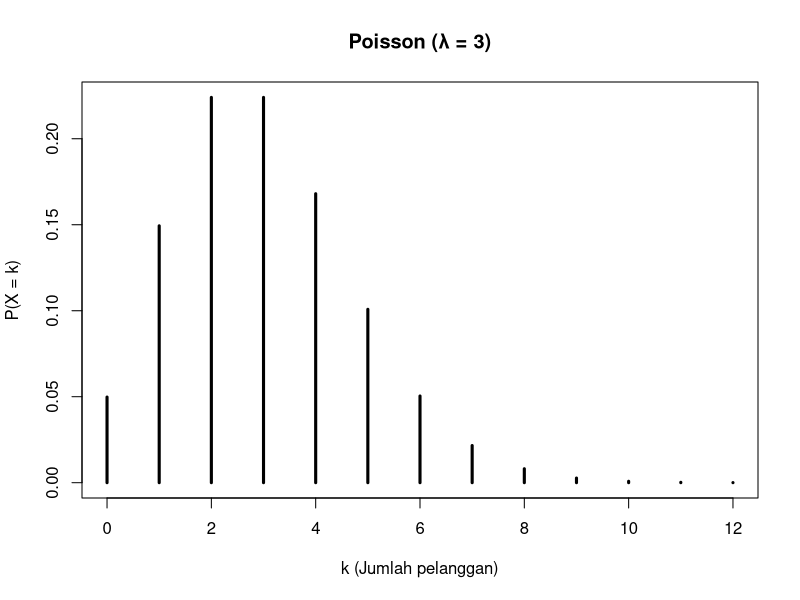
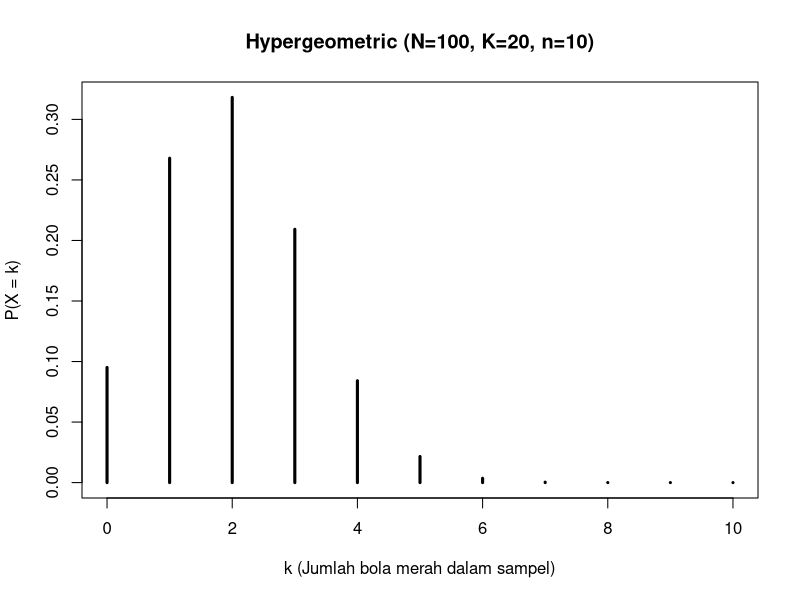
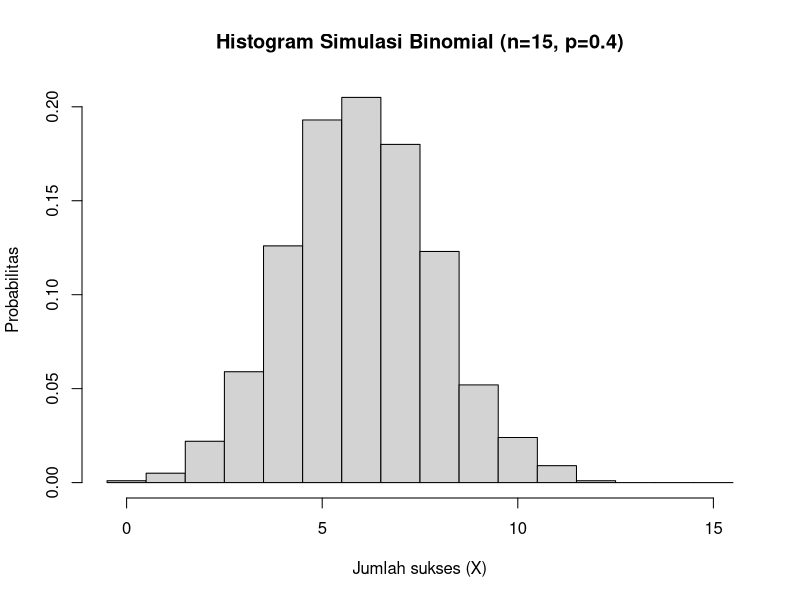
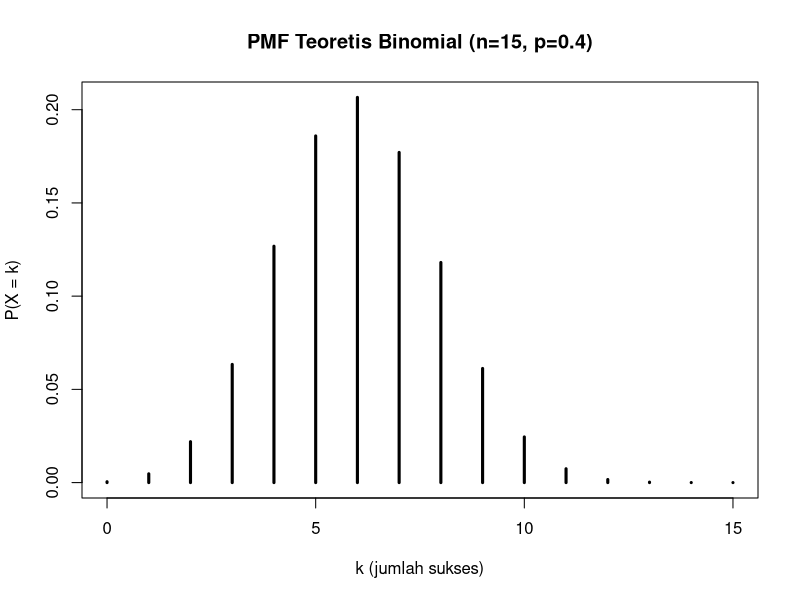
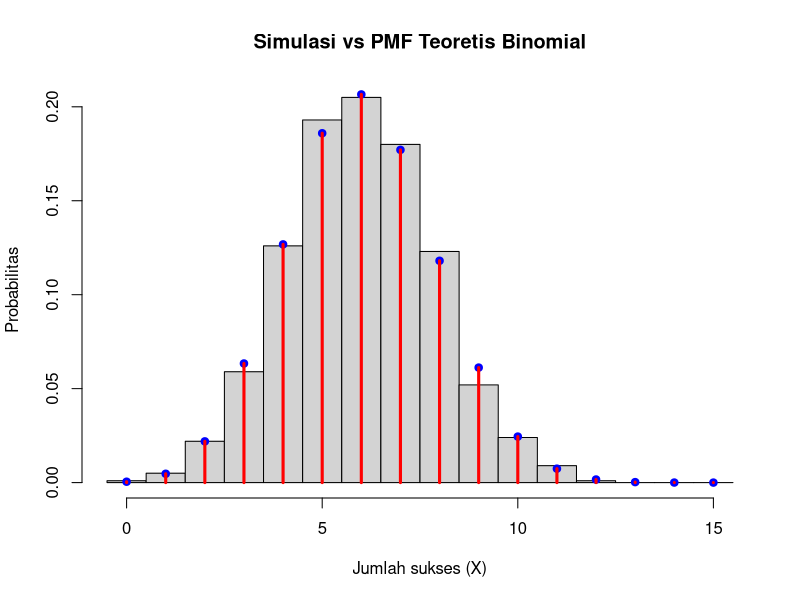

Reproduce these figures in R, in order.
# 1. Jika rata-rata pelanggan datang ke toko adalah 3 orang per jam
# modelkan dengan Poisson dan hitung P(X >= 5)
lambda <- 3  # rata-rata pelanggan per jam
# P(X >= 5)
Peluang_Poisson <- 1 - ppois(4, lambda)
Peluang_Poisson

# PMF Distribusi Poisson
x <- 0:12
pmf <- dpois(x, lambda)
data.frame(k = x, P = pmf)

# Plot PMF Poisson
plot(x, pmf,
     type = "h",
     lwd = 3,
     main = "Poisson (λ = 3)",
     xlab = "k (Jumlah pelanggan)",
     ylab = "P(X = k)")

# 2. Dari 100 bola (20 berwarna merah), diambil 10 tanpa pengembalian. 
# Modelkan jumlah bola merah yang diambil dengan distribusi yang tepat.
# Distribusi Hypergeometric: 
N <- 100   # Jumlah seluruh bola
K <- 20    # Jumlah bola merah
n <- 10    # Jumlah bola yang diambil

# Domain k (Kemungkinan Jumlah bola merah yang terambil)
k <- seq(from = max(0, n + K - N), to = min(n, K))

# PMF: P(X = k)
pmf <- dhyper(k,
              m = K,
              n = N - K,
              k = n)
data.frame(k = k, P = pmf)

# Plot PMF Hypergeometric
plot(k, pmf,
     type = "h",
     lwd = 3,
     main = "Hypergeometric (N=100, K=20, n=10)",
     xlab = "k (Jumlah bola merah dalam sampel)",
     ylab = "P(X = k)")

# Simulasi sampling tanpa pengembalian
m <- 1000
samp <- rhyper(m,
               m = K,
               n = N - K,
               k = n)
mean(samp)

# Nilai rata-rata teoritis jumlah bola merah ysng terambil
n * K / N

# 3. Simulasikan 1.000 percobaan Binomial (n = 15, p = 0.4) 
# dan bandingkan histogram hasil simulasi dengan PMF teoretis.
# Simulasi Distribusi Binomia:
n <- 15      # jumlah percobaan
p <- 0.4     # peluang sukses
m <- 1000    # jumlah simulasi

# Simulasi 1.000 percobaan Binomial
set.seed(123)
samp <- rbinom(m,size = n,prob = p)
head(samp)

# Histogram hasil simulasi
hist(samp,
     breaks = seq(-0.5, n + 0.5, by = 1),
     probability = TRUE,
     main = "Histogram Simulasi Binomial (n=15, p=0.4)",
     xlab = "Jumlah sukses (X)",
     ylab = "Probabilitas")

# PMF Teoretis Binomial
x <- 0:n
pmf <- dbinom(x,size = n,prob = p)
data.frame(k = x, P = pmf)

# Plot PMF Teoretis
plot(x, pmf,
     type = "h",
     lwd = 3,
     main = "PMF Teoretis Binomial (n=15, p=0.4)",
     xlab = "k (jumlah sukses)",
     ylab = "P(X = k)")

# Perbandingan Histogram Simulasi dengan PMF Teoretis
hist(samp,
     breaks = seq(-0.5, n + 0.5, by = 1),
     probability = TRUE,
     main = "Simulasi vs PMF Teoretis Binomial",
     xlab = "Jumlah sukses (X)",
     ylab = "Probabilitas")
points(x, pmf,pch = 19,col = "blue")
lines(x, pmf, type = "h",lwd = 3,col = "red")
